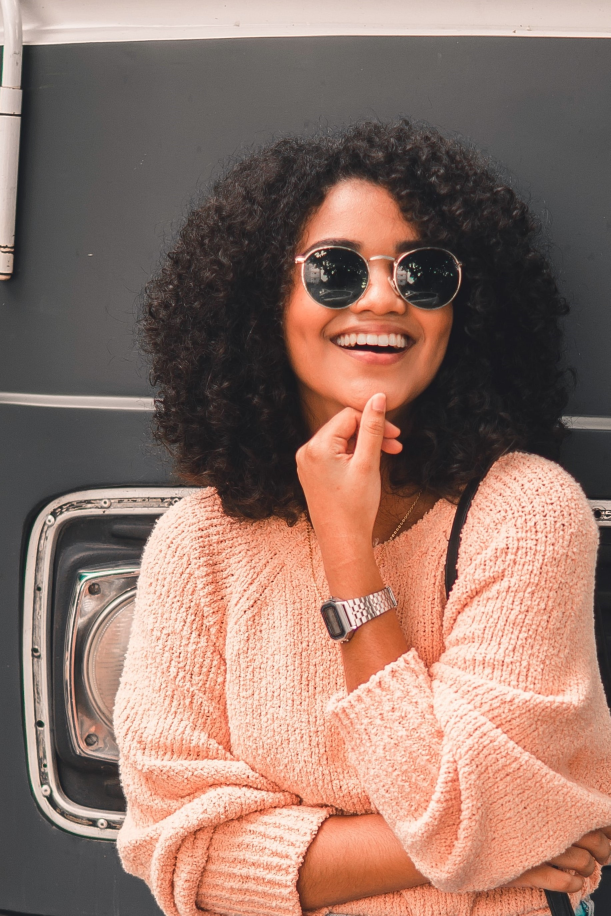
#> input picture boom.jpg, 1831 x 2747 px (shown at 1/3 size)
$ python jinifil.py
#> lines starting #> are read from the running program, lines starting #| are printed output that depends on the picture
from PIL import Image
boom = Image.open("boom.jpg")
#> boom is the input picture: PIL image 1831x2747 RGB; mean R, G, B 146, 116.2, 104.6
light = Image.open("light.jpg")
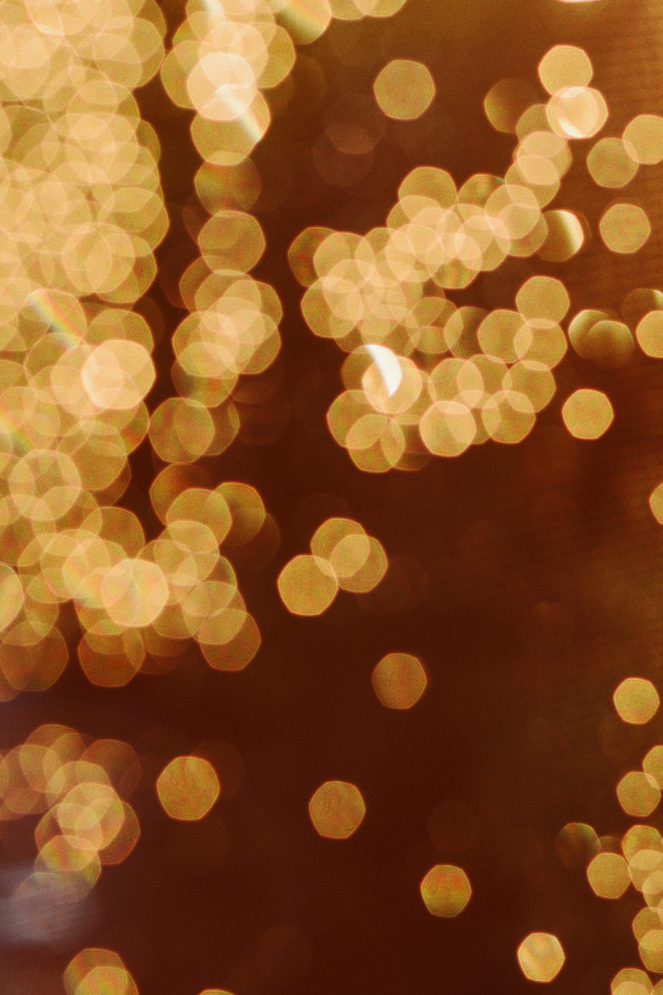
#> input picture light.jpg, 2651 x 3979 px (shown at 1/4 size)
#> light is the input picture: PIL image 2651x3979 RGB; mean R, G, B 139, 84, 37.4
size=(400,400)
boom.thumbnail(size)
#> boom: PIL image 267x400 RGB
light.thumbnail(size)
#> light: PIL image 266x400 RGB
r, g, b =boom.split()
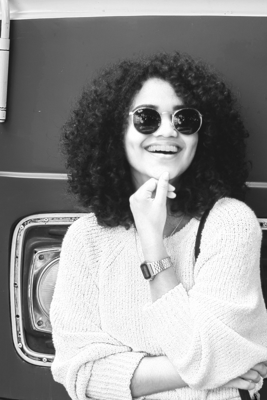
#> r: PIL image 267x400 L; min 11, max 255, mean 145.9
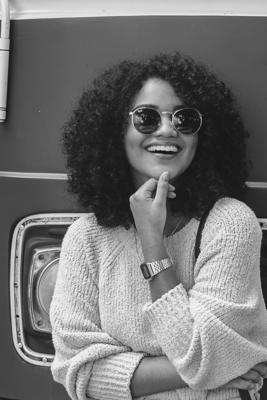
#> g: PIL image 267x400 L; min 17, max 251, mean 116.1
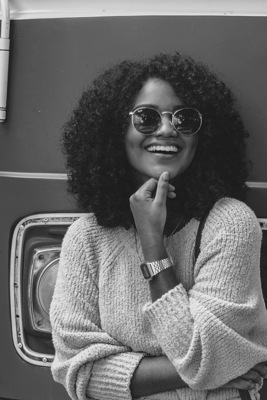
#> b: PIL image 267x400 L; min 21, max 247, mean 104.5
rT, gT, bT = light.split()
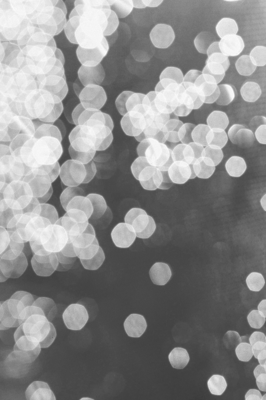
#> rT: PIL image 266x400 L; min 59, max 251, mean 139
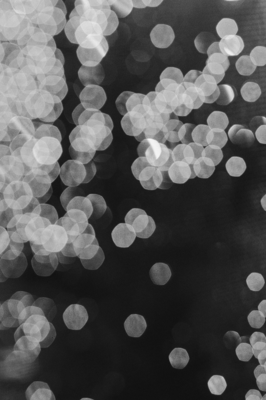
#> gT: PIL image 266x400 L; min 16, max 244, mean 84
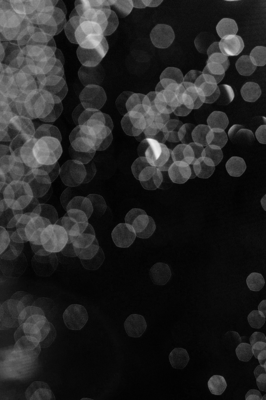
#> bT: PIL image 266x400 L; min 1, max 240, mean 37.4
#> (the run stopped early here; a loop or call above may not have finished)
